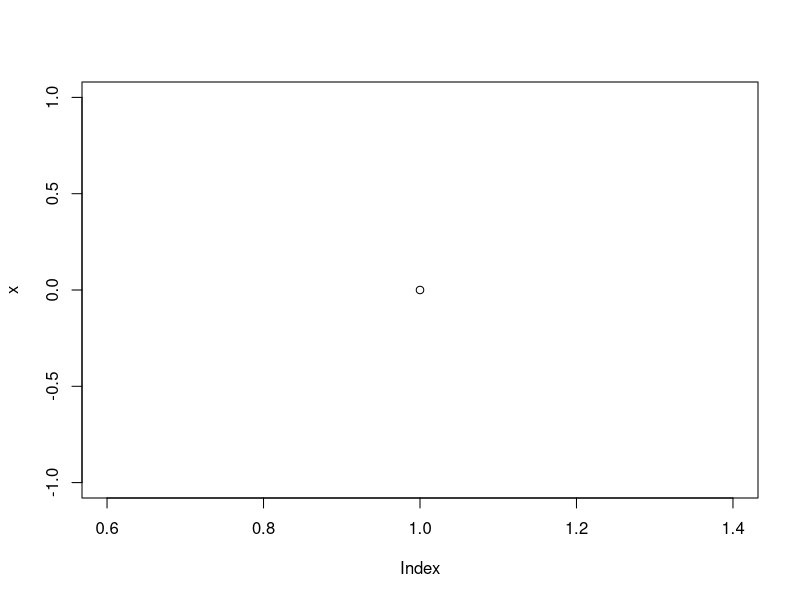
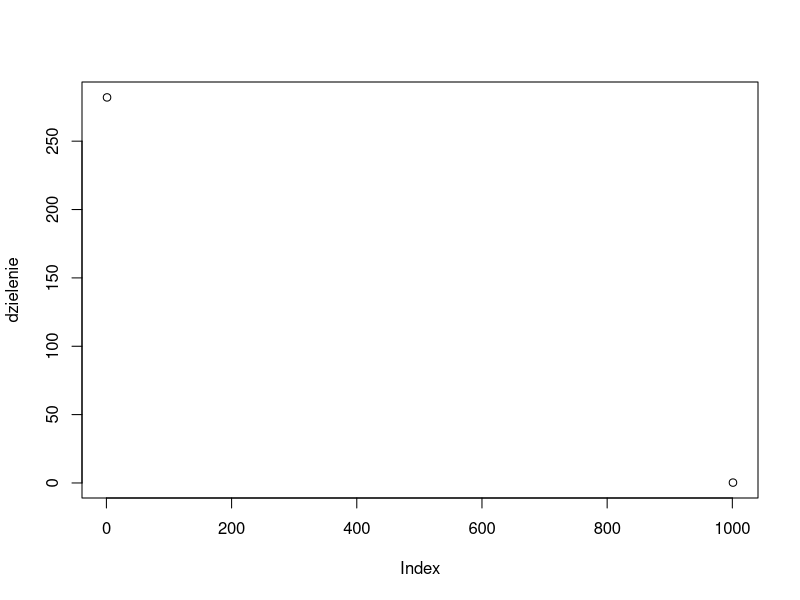
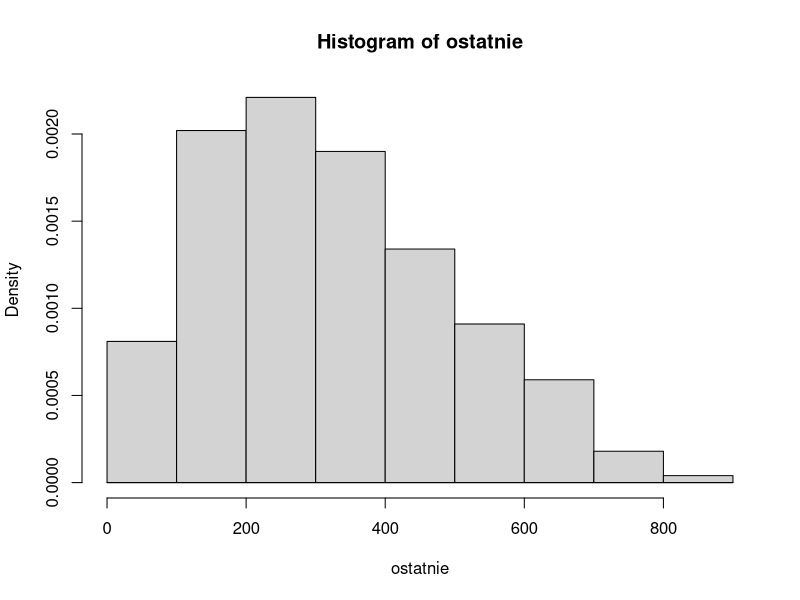

These figures' R source, in order:
## ---- chunk 1

a<- 1
b<- 1

x <-c()

n<-1000
x[1] <- 0
symulacje <- function(a,b){
for (i in 1:n){
  x<- x[i]
  biala <- (a+x)/(a+b+i)
  u <- runif(1)
  x <- ifelse(u<=biala, x+1, x)
  x[i+1] <- x
}
  return(x)
}

plot(x)


#chcemy znalezc rozklad ostatnich wartosci

ostatnia <- function(a,b){
  x <-c()
n<-1000
x[1] <- 0
for (i in 1:n){
  x <- x[i]
  biala <- (a+x)/(a+b+i)
  u <- runif(1)
  x <- ifelse(u<biala, x+1, x)
  x[i+1] <- x
  }
  return(x[n+1])
}

#ostatnie <- replicate(500,ostatnia(1,1))

#hist(ostatnie, prob=TRUE)
#tu ma wyjsc jednostajny czyli beta(1,1)


#wykonujemy dzielenie wektora przez poszczegolna liczbe krokow.
x1 <- symulacje(1,1)

liczby <- c(1:1001)

dzielenie <- x1/liczby

plot(dzielenie)
  

#inne dane

x2 <- symulacje(2,3)


#chcemy zbieznosc od bety(a,b)
#maja to byc zbieznosci ogonow


ostatnie <- replicate(1000,ostatnia(2,3))

hist(ostatnie, prob=TRUE)
curve(dbeta(x,2,3),add=TRUE)




  
## ---- chunk 2
#chcemy lancuch markowa dla AR(1)
n <- 20
x <- c()
x[1] <- 0
ro <- 0.9
for (i in 1:n){
  w <- rnorm(1)
  x[i+1] <- x[i]*ro + w
}


# pokazac ze rozkald nie zalezy od stanu poczatkowego
#pokombinowac z roznymi ro

#zrobic zadanko to co na wyjladzie z alfa i beta i dwoma stanami




